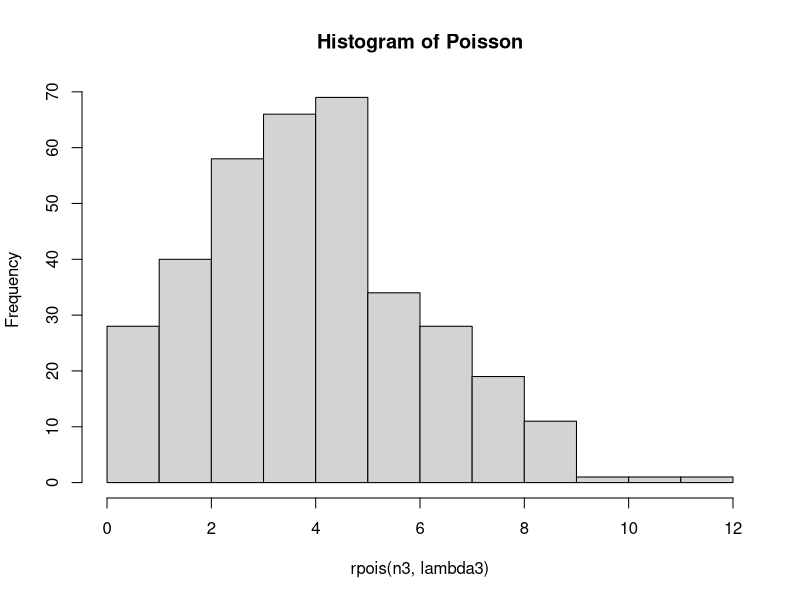

The R source for this figure:
#NO.3
lambda3=4.5
x3=6
n3=356
#a
peluang3=dpois(x3,lambda3)
peluang3
#b
hist(rpois(n3,lambda3),main="Histogram of Poisson")
#c
#
#d
mean3=var3=lambda3
mean3
var3
